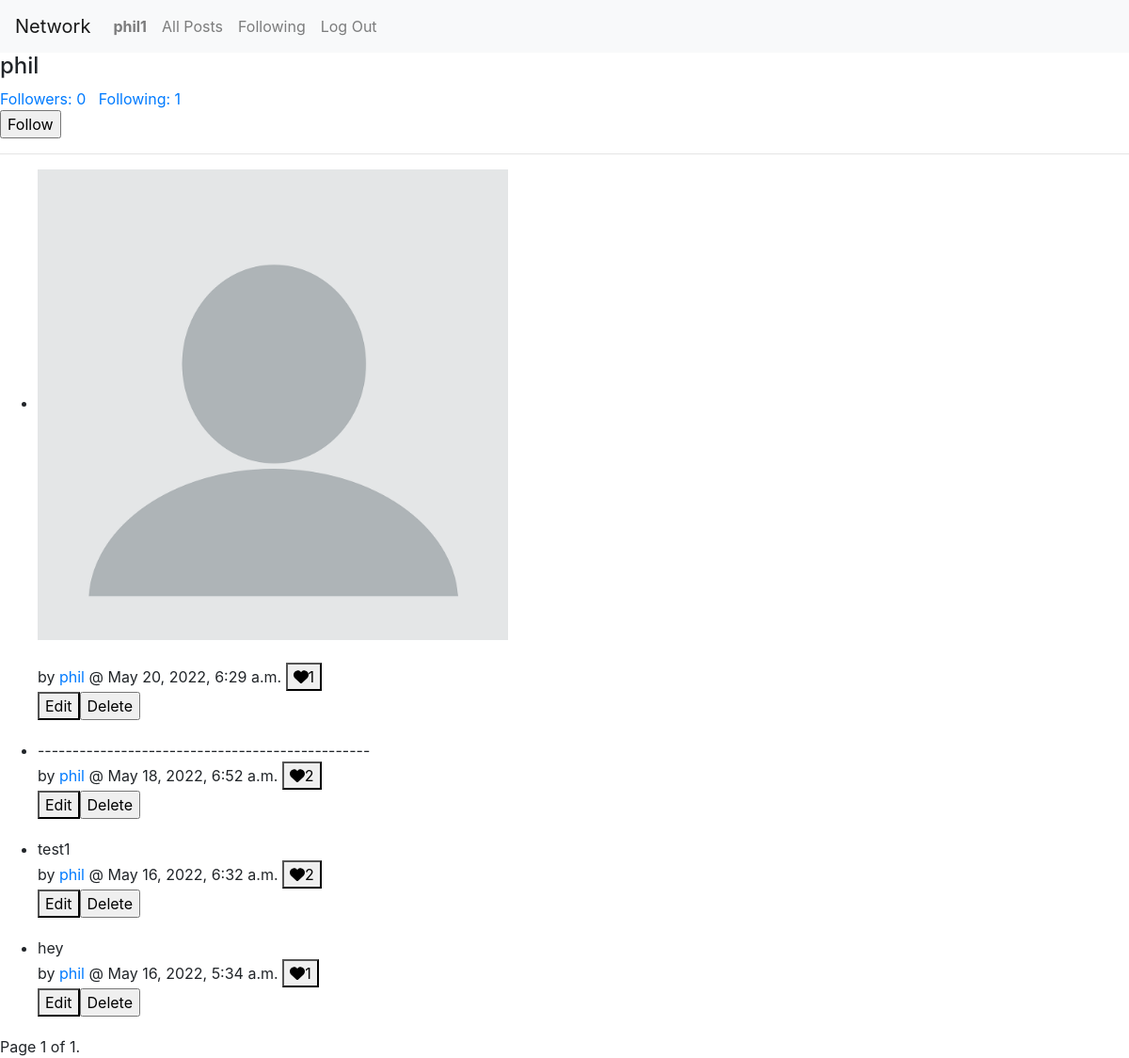
/profile/1 (signed in), run on the app's committed database.
### network/models.py (models this page shows, shortened)
class User(AbstractUser):
    def __str__(self):
        return f"{self.username}"

class Post(models.Model):
    entry = models.TextField(max_length=512)
    created_date = models.DateTimeField(default=timezone.now)
    creator = models.ForeignKey(User, on_delete=models.PROTECT, related_name="all_creators")
    image = models.ImageField(null=True, blank=True, upload_to="image/")

### network/views.py (the view)
# urls.py: path("profile/<int:user_id>", views.profile, name="profile"),
def profile(request, user_id):
    users_posts = Post.objects.filter(creator=user_id).order_by("-created_date")
    full_posts = []
    for post in users_posts:
        like_dict = count_like(post.id, user_id)
        full_posts.append({
            'id': post.id,
            'entry': post.entry,
            'creator': post.creator,
            'created_date': post.created_date,
            'image': post.image,
            'num_like': like_dict['num_like'],
            'user_like': like_dict['user_like'],
        })
    p = Paginator(full_posts, 10)
    page_number = request.GET.get('page')
    page_obj = p.get_page(page_number)
    self_login = False
    if user_id == request.user.id:
        self_login = True
    followers = Follow.objects.filter(following=user_id).count()
    user_follow = False
    if Follow.objects.filter(user=request.user, following_id=user_id):
        user_follow = True
    following = Follow.objects.filter(user=user_id).count()
    return render(request, "network/profile.html", {
        "user_profile": User.objects.get(id=user_id),
        "self_login": self_login,
        "followers": followers,
        "user_follow": user_follow,
        "following": following,
        "page_obj": page_obj,
    })

### network/views.py (called while the page is built)
def count_like(post_id, user_id):
    like_dict = {
        'num_like': 0,
        'user_like': False,
    }
    try:
        like_dict['num_like'] = Like.objects.filter(post_id=post_id).count()
        try:
            if Like.objects.filter(user_id=user_id, post_id=post_id):
                like_dict['user_like'] = True
        except ObjectDoesNotExist:
            pass
    except ObjectDoesNotExist:
        pass
    return like_dict

### network/templates/network/profile.html (shortened to what this page needs)
{% extends "network/layout.html" %}
{% load static %}
{% block body %}
<h4>{{ user_profile.username }}</h4>
<div><a href="{% url 'user_followers' user_profile.id %}">Followers: {{followers}}</a> &nbsp; <a href="{% url 'user_following' user_profile.id %}">Following: {{following}}</a></div>
{% if user.is_authenticated and not self_login %}
<form method="post" action="{% url 'follow' user_profile.id %}">
    {% if user_follow %}
    <input type="submit" value="Unfollow">
    {% else %}
    <input type="submit" value="Follow">
    {% endif %}
</form>
{% endif %}
<hr>
<ul>
{% for p in page_obj %}
<li>
    {% if p.image %}
    <img src="{{ p.image.url }}" width="500">
    {% endif %}
    <P>{{p.entry}} <br> by <a href="{% url 'profile' p.creator.id %}">{{p.creator}}</a> @ {{p.created_date}}
        {% if p.user_like %}
        <button id="p{{p.id}}" onclick="javascript:like('{{ p.id }}')" value="{{p.user_like}}">
        <i id="i{{p.id}}" class="fa-solid fa-heart"></i><span id="s{{p.id}}">{{ p.num_like }}</span>
        </button>
        {% else %}
        <button id="p{{p.id}}" id="p{{p.id}}" onclick="javascript:like('{{ p.id }}')" value="{{p.user_like}}">
        <i id="i{{p.id}}" class="fa-regular fa-heart"></i><span id="s{{p.id}}">{{ p.num_like }}</span>
        </button>
        {% endif %}
    </P>
    </li>
    <div style="display:flex; margin-top: -15px; margin-bottom: 20px;">
        <form id="edit" action="{% url 'edit' p.id %}" method="post">
            <div id="editInput">
                <button id="editInputButton">Edit</button>
            </div>
        </form>
        <form method="post" action="{% url 'delete' p.id %}">
            <input type="submit" value="Delete">
        </form>
    </div>
{% endfor %}
</ul>
<div class="pagination">
    <span class="step-links">
        <span class="current">
            Page {{ page_obj.number }} of {{ page_obj.paginator.num_pages }}.
        </span>
    </span>
</div>
{% endblock %}

### network/templates/network/layout.html (shortened to what this page needs)
{% load static %}
<!DOCTYPE html>
<html lang="en">
    <head>
        <link rel="stylesheet" href="https://stackpath.bootstrapcdn.com/bootstrap/4.4.1/css/bootstrap.min.css">
        <link href="{% static 'network/styles.css' %}" rel="stylesheet">
    </head>
    <body>
        <nav class="navbar navbar-expand-lg navbar-light bg-light">
            <a class="navbar-brand" href="#">Network</a>
            <div>
              <ul class="navbar-nav mr-auto">
                {% if user.is_authenticated %}
                    <li class="nav-item">
                        <a class="nav-link" href="{% url 'profile' user.id %}"><strong>{{ request.user.username }}</strong></a>
                    </li>
                {% endif %}
                <li class="nav-item">
                  <a class="nav-link" href="{% url 'index' %}">All Posts</a>
                </li>
                {% if user.is_authenticated %}
                    <li class="nav-item">
                        <a class="nav-link" href="{% url 'following' user.id %}">Following</a>
                    </li>
                    <li class="nav-item">
                        <a class="nav-link" href="{% url 'logout' %}">Log Out</a>
                    </li>
                {% endif %}
              </ul>
            </div>
          </nav>
        <div class="body">
            {% block body %}
            {% endblock %}
        </div>
    </body>
</html>

### data on the page
User: user.username "phil1"
User: username "phil", creator "phil", created_date "May 20, 2022, 6:29 a.m.", num_like "1", entry "------------------------------------------------", created_date "May 18, 2022, 6:52 a.m.", num_like "2", entry "test1", created_date "May 16, 2022, 6:32 a.m.", entry "hey", created_date "May 16, 2022, 5:34 a.m."

### other printed values
{{ followers }} "0"
{{ following }} "1"
{{ page_obj.number }} "1"
{{ page_obj.paginator.num_pages }} "1"
